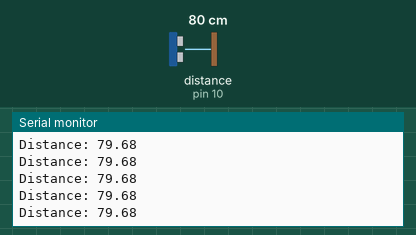
The sketch below on a simulated Arduino Uno, built with avr-gcc and run on an emulated ATmega328P. Parts: the last lines printed to the serial monitor. Wiring (inferred from the names in the program): ultrasonic range finder: trigger pin 9; echo pin 10. The test bench sets the inputs (shaded band); at power-on: distance to the obstacle (sensor on pin 10) 80 cm. The echo pulse lasts 58.3 µs per cm.

Above: at 1.2 s.
1.3 s: distance to the obstacle (sensor on pin 10) set to 2 cm
At 2.1 s:
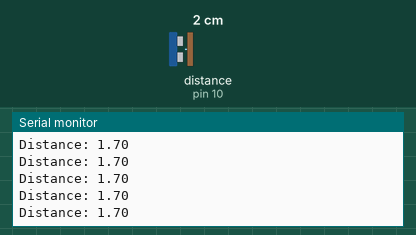
4.3 s: distance to the obstacle (sensor on pin 10) set to 120 cm
At 5.4 s:
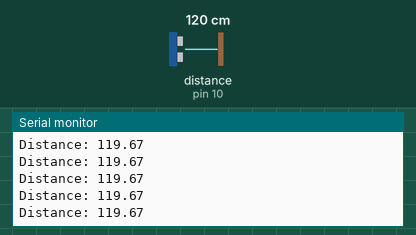
7.3 s: distance to the obstacle (sensor on pin 10) set to 18 cm
At 8.1 s:
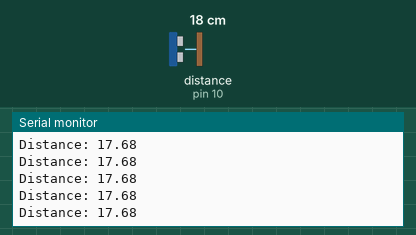
10.3 s: distance to the obstacle (sensor on pin 10) set to 250 cm
At 10.9 s:
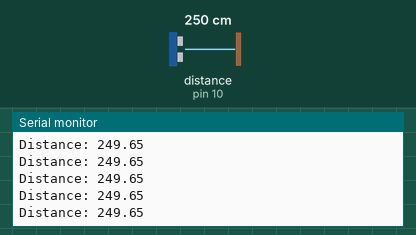
13.3 s: distance to the obstacle (sensor on pin 10) set to 35 cm
At 13.8 s:
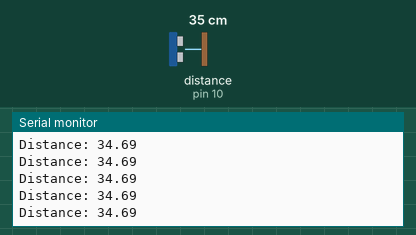
19.3 s: distance to the obstacle (sensor on pin 10) set to 4 cm
At 20.4 s:
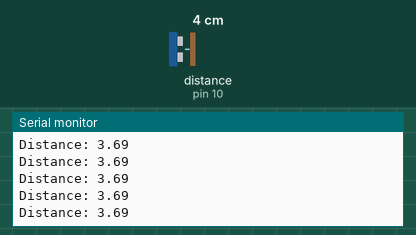
Timing chart, 0 to 22.3 s (numbered marks = the images above; inputs shaded):
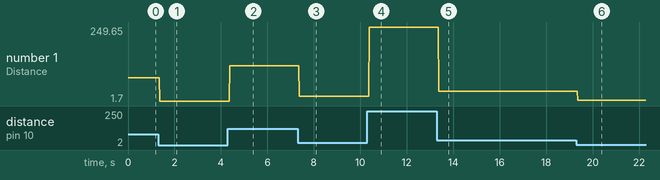

The sketch:

_____.ino
```cpp
const int trigPin = 9;
const int echoPin = 10;

float duration, distance;

void setup() {
  pinMode(trigPin, OUTPUT);
  pinMode(echoPin, INPUT);
  Serial.begin(9600);
}

void loop() {
  digitalWrite(trigPin, LOW);
  delayMicroseconds(2);
  digitalWrite(trigPin, HIGH);
  delayMicroseconds(10);
  digitalWrite(trigPin, LOW);

  duration = pulseIn(echoPin, HIGH);
  distance = (duration * 0.0343) / 2;
  Serial.print("Distance: ");
  Serial.println(distance);
  delay(1);  // Reduce delay for more frequent measurements
}
```

Measured:
- after the input at 1.3 s, the serial monitor: prints a new line after 0.07 s (image 1)
- after the input at 4.3 s, the serial monitor: prints a new line after 0.08 s (image 2)
- after the input at 7.3 s, the serial monitor: prints a new line after 0.07 s (image 3)
- after the input at 10.3 s, the serial monitor: prints a new line after 0.08 s (image 4)
- after the input at 13.3 s, the serial monitor: prints a new line after 0.07 s (image 5)
- after the input at 19.3 s, the serial monitor: prints a new line after 0.07 s (image 6)
- plotted number 1: 79.68 → 1.7 after the input at 1.3 s, 1.7 → 119.67 after the input at 4.3 s, 119.67 → 17.68 after the input at 7.3 s, 17.68 → 249.65 after the input at 10.3 s, 249.65 → 34.69 after the input at 13.3 s
